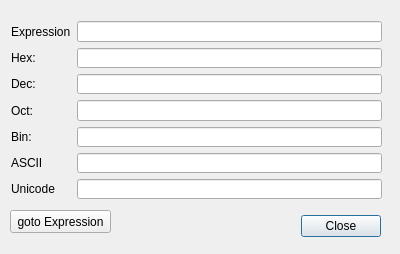
<?xml version="1.0" encoding="UTF-8"?>
<ui version="4.0">
 <class>CalculatorDialog</class>
 <widget class="QDialog" name="CalculatorDialog">
  <property name="geometry">
   <rect>
    <x>0</x>
    <y>0</y>
    <width>400</width>
    <height>254</height>
   </rect>
  </property>
  <property name="sizePolicy">
   <sizepolicy hsizetype="Fixed" vsizetype="Fixed">
    <horstretch>0</horstretch>
    <verstretch>0</verstretch>
   </sizepolicy>
  </property>
  <property name="windowTitle">
   <string>Dialog</string>
  </property>
  <property name="windowIcon">
   <iconset resource="../../resource.qrc">
    <normaloff>:/icons/images/calculator.png</normaloff>:/icons/images/calculator.png</iconset>
  </property>
  <widget class="QDialogButtonBox" name="buttonBox">
   <property name="geometry">
    <rect>
     <x>40</x>
     <y>210</y>
     <width>341</width>
     <height>32</height>
    </rect>
   </property>
   <property name="orientation">
    <enum>Qt::Horizontal</enum>
   </property>
   <property name="standardButtons">
    <set>QDialogButtonBox::Close</set>
   </property>
  </widget>
  <widget class="QPushButton" name="btnGoto">
   <property name="geometry">
    <rect>
     <x>10</x>
     <y>210</y>
     <width>101</width>
     <height>23</height>
    </rect>
   </property>
   <property name="text">
    <string>goto Expression</string>
   </property>
  </widget>
  <widget class="QWidget" name="">
   <property name="geometry">
    <rect>
     <x>11</x>
     <y>21</y>
     <width>371</width>
     <height>178</height>
    </rect>
   </property>
   <layout class="QGridLayout" name="gridLayout">
    <item row="0" column="0">
     <widget class="QLabel" name="label">
      <property name="text">
       <string>Expression</string>
      </property>
     </widget>
    </item>
    <item row="0" column="1">
     <widget class="QLineEdit" name="txtExpression"/>
    </item>
    <item row="1" column="0">
     <widget class="QLabel" name="label_2">
      <property name="text">
       <string>Hex:</string>
      </property>
     </widget>
    </item>
    <item row="1" column="1">
     <widget class="QLineEdit" name="txtHex">
      <property name="readOnly">
       <bool>true</bool>
      </property>
     </widget>
    </item>
    <item row="2" column="0">
     <widget class="QLabel" name="label_3">
      <property name="text">
       <string>Dec:</string>
      </property>
     </widget>
    </item>
    <item row="2" column="1">
     <widget class="QLineEdit" name="txtDec">
      <property name="readOnly">
       <bool>true</bool>
      </property>
     </widget>
    </item>
    <item row="3" column="0">
     <widget class="QLabel" name="label_4">
      <property name="text">
       <string>Oct:</string>
      </property>
     </widget>
    </item>
    <item row="3" column="1">
     <widget class="QLineEdit" name="txtOct">
      <property name="readOnly">
       <bool>true</bool>
      </property>
     </widget>
    </item>
    <item row="4" column="0">
     <widget class="QLabel" name="label_5">
      <property name="text">
       <string>Bin:</string>
      </property>
     </widget>
    </item>
    <item row="4" column="1">
     <widget class="QLineEdit" name="txtBin">
      <property name="readOnly">
       <bool>true</bool>
      </property>
     </widget>
    </item>
    <item row="5" column="0">
     <widget class="QLabel" name="label_6">
      <property name="text">
       <string>ASCII</string>
      </property>
     </widget>
    </item>
    <item row="5" column="1">
     <widget class="QLineEdit" name="txtAscii">
      <property name="readOnly">
       <bool>true</bool>
      </property>
     </widget>
    </item>
    <item row="6" column="0">
     <widget class="QLabel" name="label_7">
      <property name="text">
       <string>Unicode</string>
      </property>
     </widget>
    </item>
    <item row="6" column="1">
     <widget class="QLineEdit" name="txtUnicode">
      <property name="readOnly">
       <bool>true</bool>
      </property>
     </widget>
    </item>
   </layout>
  </widget>
 </widget>
 <resources>
  <include location="../../resource.qrc"/>
 </resources>
 <connections>
  <connection>
   <sender>buttonBox</sender>
   <signal>accepted()</signal>
   <receiver>CalculatorDialog</receiver>
   <slot>accept()</slot>
   <hints>
    <hint type="sourcelabel">
     <x>248</x>
     <y>254</y>
    </hint>
    <hint type="destinationlabel">
     <x>157</x>
     <y>274</y>
    </hint>
   </hints>
  </connection>
  <connection>
   <sender>buttonBox</sender>
   <signal>rejected()</signal>
   <receiver>CalculatorDialog</receiver>
   <slot>reject()</slot>
   <hints>
    <hint type="sourcelabel">
     <x>316</x>
     <y>260</y>
    </hint>
    <hint type="destinationlabel">
     <x>286</x>
     <y>274</y>
    </hint>
   </hints>
  </connection>
 </connections>
</ui>
